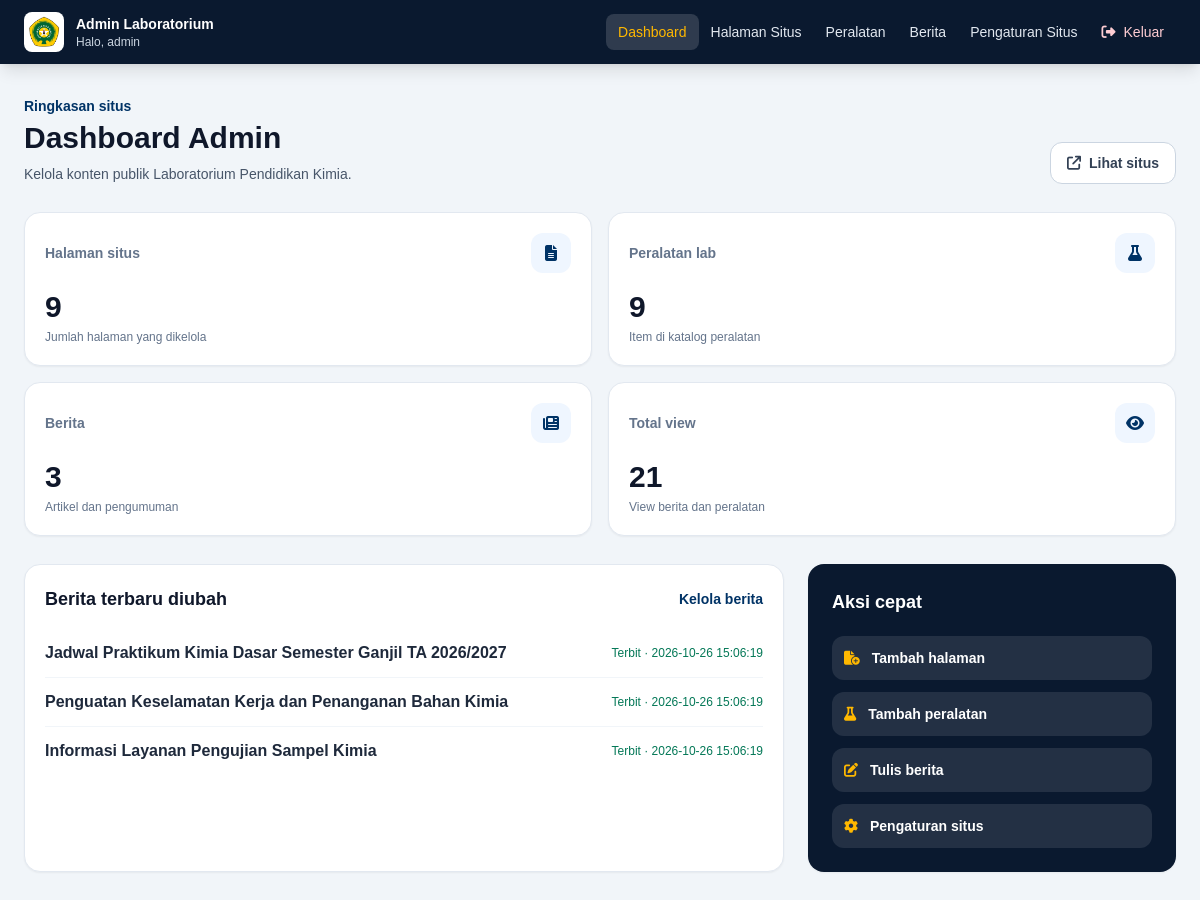
The app's page /admin/index.php (signed in) with its own data.
### tables this page shows
CREATE TABLE news (
            id INTEGER PRIMARY KEY AUTOINCREMENT,
            slug TEXT NOT NULL UNIQUE,
            title TEXT NOT NULL,
            category TEXT NOT NULL DEFAULT "",
            published_at TEXT NOT NULL DEFAULT "",
            summary TEXT NOT NULL DEFAULT "",
            body TEXT NOT NULL DEFAULT "",
            image_path TEXT NOT NULL DEFAULT "",
            published INTEGER NOT NULL DEFAULT 1,
            views INTEGER NOT NULL DEFAULT 0,
            created_at TEXT NOT NULL DEFAULT CURRENT_TIMESTAMP,
            updated_at TEXT NOT NULL DEFAULT CURRENT_TIMESTAMP
        );

### app/bootstrap.php (called while the page is built, shortened)
<?php
function h($value)
{
    return htmlspecialchars((string) $value, ENT_QUOTES | ENT_SUBSTITUTE, 'UTF-8');
}

### admin/index.php (the view, shortened to what this page needs)
<?php
require_once __DIR__ . '/bootstrap.php';
$counts = [
    'pages' => (int) $db->query('SELECT COUNT(*) FROM pages')->fetchColumn(),
    'published_pages' => (int) $db->query('SELECT COUNT(*) FROM pages WHERE published = 1')->fetchColumn(),
    'equipment' => (int) $db->query('SELECT COUNT(*) FROM equipment')->fetchColumn(),
    'news' => (int) $db->query('SELECT COUNT(*) FROM news')->fetchColumn(),
    'published_news' => (int) $db->query('SELECT COUNT(*) FROM news WHERE published = 1')->fetchColumn(),
    'views' => (int) $db->query('SELECT (SELECT COALESCE(SUM(views), 0) FROM news) + (SELECT COALESCE(SUM(views), 0) FROM equipment)')->fetchColumn(),
];
$recentNews = $db->query('SELECT title, published, updated_at FROM news ORDER BY updated_at DESC LIMIT 5')->fetchAll();
?>
<div class="mb-7 flex flex-col gap-4 sm:flex-row sm:items-end sm:justify-between">
    <div><p class="text-sm font-semibold text-undanaBlue">Ringkasan situs</p><h1 class="mt-1 text-3xl font-extrabold text-slate-900">Dashboard Admin</h1><p class="mt-2 text-sm text-slate-600">Kelola konten publik Laboratorium Pendidikan Kimia.</p></div>
    <a href="../index.php" target="_blank" rel="noopener" class="inline-flex items-center justify-center gap-2 rounded-xl border border-slate-300 bg-white px-4 py-2.5 text-sm font-bold text-slate-700 hover:bg-slate-50"><i class="fa-solid fa-arrow-up-right-from-square"></i> Lihat situs</a>
</div>
<section class="grid grid-cols-1 gap-4 sm:grid-cols-2 xl:grid-cols-4">
    <?php foreach ([
        ['Halaman situs', $counts['pages'], 'fa-file-lines', 'pages.php', 'Jumlah halaman yang dikelola'],
        ['Peralatan lab', $counts['equipment'], 'fa-flask', 'equipment.php', 'Item di katalog peralatan'],
        ['Berita', $counts['news'], 'fa-newspaper', 'news.php', 'Artikel dan pengumuman'],
        ['Total view', $counts['views'], 'fa-eye', 'news.php', 'View berita dan peralatan'],
    ] as $card): ?>
        <a href="<?= h($card[3]) ?>" class="rounded-2xl border border-slate-200 bg-white p-5 shadow-sm transition hover:-translate-y-0.5 hover:shadow-md">
            <div class="flex items-center justify-between"><span class="text-sm font-semibold text-slate-500"><?= h($card[0]) ?></span><span class="flex h-10 w-10 items-center justify-center rounded-xl bg-blue-50 text-undanaBlue"><i class="fa-solid <?= h($card[2]) ?>"></i></span></div>
            <p class="mt-4 text-3xl font-extrabold text-slate-900"><?= number_format($card[1]) ?></p><p class="mt-1 text-xs text-slate-500"><?= h($card[4]) ?></p>
        </a>
    <?php endforeach; ?>
</section>
<section class="mt-7 grid gap-6 lg:grid-cols-3">
    <div class="rounded-2xl border border-slate-200 bg-white p-5 shadow-sm lg:col-span-2">
        <div class="flex items-center justify-between gap-3"><h2 class="text-lg font-bold text-slate-900">Berita terbaru diubah</h2><a href="news.php" class="text-sm font-bold text-undanaBlue hover:underline">Kelola berita</a></div>
        <div class="mt-4 divide-y divide-slate-100">
            <?php foreach ($recentNews as $news): ?>
                <div class="flex flex-col gap-1 py-3 sm:flex-row sm:items-center sm:justify-between"><span class="font-semibold text-slate-800"><?= h($news['title']) ?></span><span class="text-xs <?= $news['published'] ? 'text-emerald-700' : 'text-slate-500' ?>"><?= $news['published'] ? 'Terbit' : 'Draft' ?> · <?= h($news['updated_at']) ?></span></div>
            <?php endforeach; ?>
        </div>
    </div>
    <div class="rounded-2xl bg-undanaDark p-6 text-white shadow-sm">
        <h2 class="text-lg font-bold">Aksi cepat</h2>
        <div class="mt-5 space-y-3">
            <a href="page-edit.php" class="flex items-center gap-3 rounded-xl bg-white/10 p-3 text-sm font-semibold hover:bg-white/15"><i class="fa-solid fa-file-circle-plus text-undanaGold"></i>Tambah halaman</a>
            <a href="equipment-edit.php" class="flex items-center gap-3 rounded-xl bg-white/10 p-3 text-sm font-semibold hover:bg-white/15"><i class="fa-solid fa-flask text-undanaGold"></i>Tambah peralatan</a>
                <a href="news-edit.php" class="flex items-center gap-3 rounded-xl bg-white/10 p-3 text-sm font-semibold hover:bg-white/15"><i class="fa-solid fa-pen-to-square text-undanaGold"></i>Tulis berita</a>
                <a href="settings.php" class="flex items-center gap-3 rounded-xl bg-white/10 p-3 text-sm font-semibold hover:bg-white/15"><i class="fa-solid fa-gear text-undanaGold"></i>Pengaturan situs</a>
        </div>
    </div>
</section>

### admin/bootstrap.php (style rules this page uses)
body { font-family:Arial,sans-serif }

### records on screen
news: title "Jadwal Praktikum Kimia Dasar Semester Ganjil TA 2026/2027", published "Terbit", updated_at "2026-10-26 15:06:19"
news: title "Penguatan Keselamatan Kerja dan Penanganan Bahan Kimia", published "Terbit", updated_at "2026-10-26 15:06:19"
news: title "Informasi Layanan Pengujian Sampel Kimia", published "Terbit", updated_at "2026-10-26 15:06:19"

### other values on screen
$adminName "admin"
$label "Dashboard"
$label "Halaman Situs"
$label "Peralatan"
$label "Berita"
$label "Pengaturan Situs"
$card[0] "Halaman situs"
$card[1] "9"
$card[4] "Jumlah halaman yang dikelola"
$card[0] "Peralatan lab"
$card[4] "Item di katalog peralatan"
$card[0] "Berita"
$card[1] "3"
$card[4] "Artikel dan pengumuman"
$card[0] "Total view"
